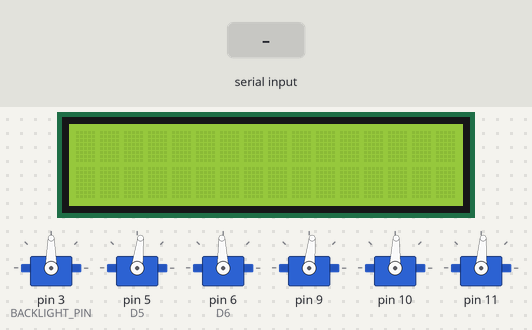
Recording of a sketch running on a simulated Arduino Uno, built with avr-gcc and run on an emulated ATmega328P. On the bench: 16×2 character LCD, 6 × servo. The inputs (shaded band) are chosen by the test bench. What the sketch prints to the serial monitor is not drawn.

Above: at 1.3 s.
1.4 s: byte 51 (PRINTPOS) received over Serial
At 2.6 s:
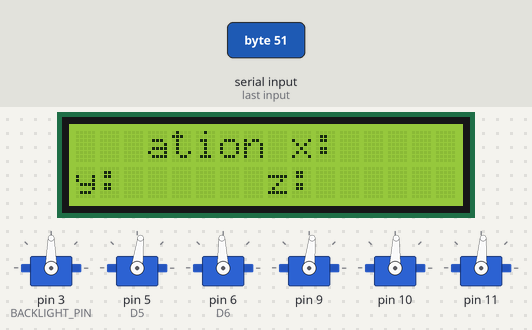
4.4 s: "0" received over Serial
At 5.1 s:
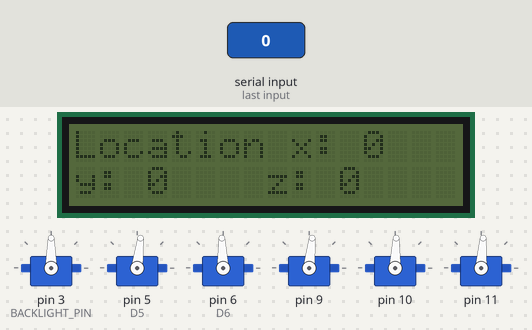
7.4 s: byte 56 (GEPOSITION) received over Serial
10.4 s: "1" received over Serial
At 10.9 s:
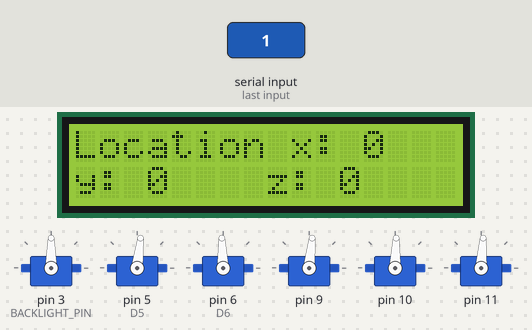
13.4 s: "2" received over Serial
Timing chart, 0 to 15.9 s (numbered marks = the images above; inputs shaded):
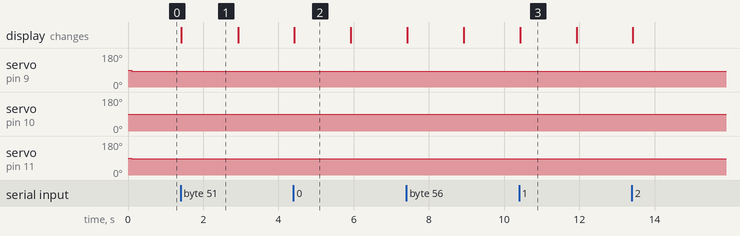

Measured:
- after the input at 1.4 s, the display: changes at once (image 1)
- after the input at 4.4 s, the display: first differs from a run without the input at once (image 2)
- after the input at 10.4 s, the display: first differs from a run without the input at once (image 3)
- what the display in image 1 shows lasts 1.5 s, from 1.4 s to 2.9 s

The sketch:

platform.ino
```cpp
// (licence header left out)
#include <Servo.h>
#include <Wire.h>
#include <LCD.h>
#include <LiquidCrystal_I2C.h>
#include <IRremote.h>

//define values of IrDA codes send from used remote control
#define MUTE_BUTTON 0x807F906F
#define STANDBY_ON 0x807F20DF
#define VOL_UP 0x807F609F
#define VOL_DOWN 0x807FA05F
#define DVD 0x807F08F7
#define TV 0x807F8877
#define GAME 0x807F48B7
#define CD 0x807FC837

//define of characters used for control of serial communication ['0'-'8']
#define SETBACKOFF 48
#define SETBACKON 49
#define SETPOSITIONS 50
#define PRINTPOS 51
#define STOPPRINTPOS 52
#define SWITCHIRDA 53
#define SETPOSITIONSINMS 54
#define SWITCHIRDAOFF 55
#define GEPOSITION 56
//defines of LCD pin numbers, most probably they dont have to be changed except of I2C_ADDR which value is neccessary and have to be changed.
#define I2C_ADDR 0x27
#define LCD 1
#define IrDA 1
#define BACKLIGHT_PIN 3
#define En 2
#define Rw 1
#define Rs 0
#define D4 4
#define D5 5
#define D6 6
#define D7 7
//MIN and MAX PWM pulse sizes, they can be found in servo documentation
#define MAX 2200
#define MIN 800

//Positions of servos mounted in opposite direction
#define INV1 1
#define INV2 3
#define INV3 5

//constants for computation of positions of connection points
#define pi  3.14159
#define deg2rad 180/pi
#define deg30 pi/6
//variables used for proper show of positions on LCD
char shown=0, showPos=0, useIrda=0;
unsigned long time;

//variable to store connected LCD
LiquidCrystal_I2C lcd(I2C_ADDR, En, Rw, Rs, D4,D5,D6,D7);
//IrReciever variables
IRrecv irrecv(12); // Receive Ir on digital pin n 12
decode_results results;

//Array of servo objects
Servo servo[6];
//Zero positions of servos, in this positions their arms are perfectly horizontal, in us
static int zero[6]={1475,1470,1490,1480,1460,1490};
//In this array is stored requested position for platform - x,y,z,rot(x),rot(y),rot(z)
static float arr[6]={0,0.0,0, radians(0),radians(0),radians(0)};
//Actual degree of rotation of all servo arms, they start at 0 - horizontal, used to reduce
//complexity of calculating new degree of rotation
static float theta_a[6]={0.0,0.0,0.0, 0.0,0.0,0.0};
//Array of current servo positions in us
static int servo_pos[6];
//rotation of servo arms in respect to axis x
const float beta[] = {pi/2,-pi/2,-pi/6, 5*pi/6,-5*pi/6,pi/6},
//maximum servo positions, 0 is horizontal position
      servo_min=radians(-80),servo_max=radians(80),
//servo_mult - multiplier used for conversion radians->servo pulse in us
//L1-effective length of servo arm, L2 - length of base and platform connecting arm
//z_home - height of platform above base, 0 is height of servo arms
servo_mult=400/(pi/4),L1 = 0.79,L2 = 4.66, z_home = 4.05;
//RD distance from center of platform to attachment points (arm attachment point)
//RD distance from center of base to center of servo rotation points (servo axis)
//theta_p-angle between two servo axis points, theta_r - between platform attachment points
//theta_angle-helper variable
//p[][]=x y values for servo rotation points
//re[]{}=x y z values of platform attachment points positions
//equations used for p and re will affect postion of X axis, they can be changed to achieve
//specific X axis position
const float RD = 2.42,PD =2.99,theta_p = radians(37.5),
theta_angle=(pi/3-theta_p)/2, theta_r = radians(8),
      p[2][6]={
          {
            -PD*cos(deg30-theta_angle),-PD*cos(deg30-theta_angle),
            PD*sin(theta_angle),PD*cos(deg30+theta_angle),
            PD*cos(deg30+theta_angle),PD*sin(theta_angle)
         },
         {
            -PD*sin(deg30-theta_angle),PD*sin(deg30-theta_angle),
            PD*cos(theta_angle),PD*sin(deg30+theta_angle),
            -PD*sin(deg30+theta_angle),-PD*cos(theta_angle)
         }
      },
      re[3][6] = {
          {
              -RD*sin(deg30+theta_r/2),-RD*sin(deg30+theta_r/2),
              -RD*sin(deg30-theta_r/2),RD*cos(theta_r/2),
              RD*cos(theta_r/2),-RD*sin(deg30-theta_r/2),
          },{
              -RD*cos(deg30+theta_r/2),RD*cos(deg30+theta_r/2),
              RD*cos(deg30-theta_r/2),RD*sin(theta_r/2),
              -RD*sin(theta_r/2),-RD*cos(deg30-theta_r/2),
          },{
              0,0,0,0,0,0
          }
};
//arrays used for servo rotation calculation
//H[]-center position of platform can be moved with respect to base, this is
//translation vector representing this move
static float M[3][3], rxp[3][6], T[3], H[3] = {0,0,z_home};

void setup(){
//LCD inicialisation and turning on the backlight
#if LCD
   lcd.begin(16,2);
   lcd.setBacklightPin(BACKLIGHT_PIN, POSITIVE);
   lcd.setBacklight(HIGH);
   lcd.home();
#endif

//attachment of servos to PWM digital pins of arduino
   servo[0].attach(3, MIN, MAX);
   servo[1].attach(5, MIN, MAX);
   servo[2].attach(6, MIN, MAX);
   servo[3].attach(9, MIN, MAX);
   servo[4].attach(10, MIN, MAX);
   servo[5].attach(11, MIN, MAX);
//begin of serial communication
   Serial.begin(9600);
//putting into base position
   setPos(arr);
}

//function calculating needed servo rotation value
float getAlpha(int *i){
   static int n;
   static float th=0;
   static float q[3], dl[3], dl2;
   double min=servo_min;
   double max=servo_max;
   n=0;
   th=theta_a[*i];
   while(n<20){
    //calculation of position of base attachment point (point on servo arm where is leg connected)
      q[0] = L1*cos(th)*cos(beta[*i]) + p[0][*i];
      q[1] = L1*cos(th)*sin(beta[*i]) + p[1][*i];
      q[2] = L1*sin(th);
    //calculation of distance between according platform attachment point and base attachment point
      dl[0] = rxp[0][*i] - q[0];
      dl[1] = rxp[1][*i] - q[1];
      dl[2] = rxp[2][*i] - q[2];
      dl2 = sqrt(dl[0]*dl[0] + dl[1]*dl[1] + dl[2]*dl[2]);
    //if this distance is the same as leg length, value of theta_a is corrent, we return it
      if(abs(L2-dl2)<0.01){
         return th;
      }
    //if not, we split the searched space in half, then try next value
      if(dl2<L2){
         max=th;
      }else{
         min=th;
      }
      n+=1;
      if(max==servo_min || min==servo_max){
         return th;
      }
      th = min+(max-min)/2;
   }
   return th;
}

//function calculating rotation matrix
void getmatrix(float pe[])
{
   float psi=pe[5];
   float theta=pe[4];
   float phi=pe[3];
   M[0][0] = cos(psi)*cos(theta);
   M[1][0] = -sin(psi)*cos(phi)+cos(psi)*sin(theta)*sin(phi);
   M[2][0] = sin(psi)*sin(phi)+cos(psi)*cos(phi)*sin(theta);

   M[0][1] = sin(psi)*cos(theta);
   M[1][1] = cos(psi)*cos(phi)+sin(psi)*sin(theta)*sin(phi);
   M[2][1] = cos(theta)*sin(phi);

   M[0][2] = -sin(theta);
   M[1][2] = -cos(psi)*sin(phi)+sin(psi)*sin(theta)*cos(phi);
   M[2][2] = cos(theta)*cos(phi);
}
//calculates wanted position of platform attachment poins using calculated rotation matrix
//and translation vector
void getrxp(float pe[])
{
   for(int i=0;i<6;i++){
      rxp[0][i] = T[0]+M[0][0]*(re[0][i])+M[0][1]*(re[1][i])+M[0][2]*(re[2][i]);
      rxp[1][i] = T[1]+M[1][0]*(re[0][i])+M[1][1]*(re[1][i])+M[1][2]*(re[2][i]);
      rxp[2][i] = T[2]+M[2][0]*(re[0][i])+M[2][1]*(re[1][i])+M[2][2]*(re[2][i]);
   }
}
//function calculating translation vector - desired move vector + home translation vector
void getT(float pe[])
{
   T[0] = pe[0]+H[0];
   T[1] = pe[1]+H[1];
   T[2] = pe[2]+H[2];
}

unsigned char setPos(float pe[]){
    unsigned char errorcount;
    errorcount=0;
    for(int i = 0; i < 6; i++)
    {
        getT(pe);
        getmatrix(pe);
        getrxp(pe);
        theta_a[i]=getAlpha(&i);
        if(i==INV1||i==INV2||i==INV3){
            servo_pos[i] = constrain(zero[i] - (theta_a[i])*servo_mult, MIN,MAX);
        }
        else{
            servo_pos[i] = constrain(zero[i] + (theta_a[i])*servo_mult, MIN,MAX);
        }
    }

    for(int i = 0; i < 6; i++)
    {
        if(theta_a[i]==servo_min||theta_a[i]==servo_max||servo_pos[i]==MIN||servo_pos[i]==MAX){
            errorcount++;
        }
        servo[i].writeMicroseconds(servo_pos[i]);
    }
    return errorcount;
}

//functions used for displaying actual platform position on 16x2 LCD display
#if LCD
void showRot(){
   lcd.setCursor(0,0);
   lcd.print("Rot");
   lcd.setCursor(12,0);
   lcd.print((int)(arr[3]*deg2rad));
   lcd.setCursor(3,1);
   lcd.print((int)(arr[4]*deg2rad));
   lcd.setCursor(11,1);
   lcd.print((int)(arr[5]*deg2rad));
}
void showComm(){
   if(shown==0){
      shown=1;
      lcd.setCursor(3,0);
      lcd.print("ation x: ");
      lcd.setCursor(0,1);
      lcd.print("y: ");
      lcd.setCursor(8,1);
      lcd.print("z: ");
   }
}
void clearNr(){
   lcd.setCursor(12,0);
   lcd.print("    ");
   lcd.setCursor(3,1);
   lcd.print("     ");
   lcd.setCursor(11,1);
   lcd.print("     ");

}
void showLoc(){
   lcd.setCursor(0,0);
   lcd.print("Loc");
   lcd.setCursor(12,0);
   lcd.print((int)(arr[0]*25.4));
   lcd.setCursor(3,1);
   lcd.print((int)(arr[1]*25.4));
   lcd.setCursor(11,1);
   lcd.print((int)(arr[2]*25.4));
}
#endif

//main control loop, obtain requested action from serial connection, then execute it
void loop()
{

   if(Serial.available()>0){
      int input=Serial.read();
      switch(input){
//action to turn backlight off
         case SETBACKOFF:
#if LCD
            lcd.setBacklight(LOW);
#endif
            break;
//action to turn backlight on
         case SETBACKON:
#if LCD
            lcd.setBacklight(HIGH);
#endif
            break;
//action to change position of platform, obtain 6 values representing desired position
         case SETPOSITIONS:
            for(int i=0;i<6;i++){
               long kk;
               while(Serial.available()<4){
                  ;
               }
               kk=(long)Serial.read();
               kk=kk+(Serial.read()<<8);
               kk=kk+(Serial.read()<<16);
               kk=kk+(Serial.read()<<24);
               if(i<3){
                  arr[i]=(kk/100)/25.4;
               }else{
                  arr[i]=radians(kk/100.0);
               }
            }
            Serial.write(setPos(arr));
            Serial.flush();
            break;
//enable of showing current position on LCD
         case PRINTPOS:
#if LCD
            showPos=PRINTPOS;
            time=millis();
#endif
            break;
//enable of controlling platformy by IrDA remote
        case SWITCHIRDA:
#if IrDA
            irrecv.enableIRIn();
            useIrda=SWITCHIRDA;
#endif
            break;
//reserved for future use - possiblity to send just servo timing values
//main control would be executed on communicating partner
         case SETPOSITIONSINMS:
            for(int i=0;i<6;i++){
               long kk;
               while(Serial.available()<4){
                  ;
               }
               kk=(long)Serial.read();
               kk=kk|(Serial.read()<<8);
               kk=kk|(Serial.read()<<16);
               kk=kk|(Serial.read()<<24);
               servo[i].writeMicroseconds(kk);
            }
            break;
//disable of showing current position on LCD
         case STOPPRINTPOS:
            showPos=STOPPRINTPOS;
            shown=0;
            break;
//disable of controlling platformy by IrDA remote
         case SWITCHIRDAOFF:
            useIrda=SWITCHIRDAOFF;
            break;
//return current position of platform
         case GEPOSITION:
            retPos();
            break;
         default:
            break;
      }
   }
//helping subroutine to print current position
#if LCD
   if(showPos==PRINTPOS){
      static byte act=0;
      showComm();
      if(millis()-time<1500){
         act=0;
      }else if(millis()-time<3000){
         if(act==0){
            act=1;
            clearNr();
            showRot();
         }
      }else{
         time=millis();
         clearNr();
         showLoc();
      }
   }
#endif
//this part is used for IrDA position control
#if IrDA
   if(useIrda==SWITCHIRDA&&irrecv.decode(&results)){
      static byte val=0;
      switch(results.value){
         case MUTE_BUTTON:
            val=1;
            break;
         case STANDBY_ON:
            val=0;
            break;
         case VOL_UP:
            if(val<=2){
               arr[val]+=1;
            }else{
               arr[val]=radians((arr[val]*deg2rad)+0.4);
            }
            break;
         case VOL_DOWN:
            if(val<=2){
               arr[val]-=1;
            }else{
               arr[val]=radians((arr[val]*deg2rad)-0.4);
            }
            break;
         case DVD:
            val=2;
            break;
         case TV:
            val=3;
            break;
         case GAME:
            val=4;
            break;
         case CD:
            val=5;
            break;
      }
      setPos(arr);
      irrecv.resume(); // Continue receiving
   }
#endif

}

void retPos(){
   for(int i=0;i<6;i++){
       long val;
       if(i<3){
           val=(long)(arr[i]*100*25.4);
       }else{
           val=(long)(arr[i]*100*deg2rad);
       }
       Serial.write(val);
       Serial.write((val>>8));
       Serial.write((val>>16));
       Serial.write((val>>24));
       Serial.flush();
   }
}
```
